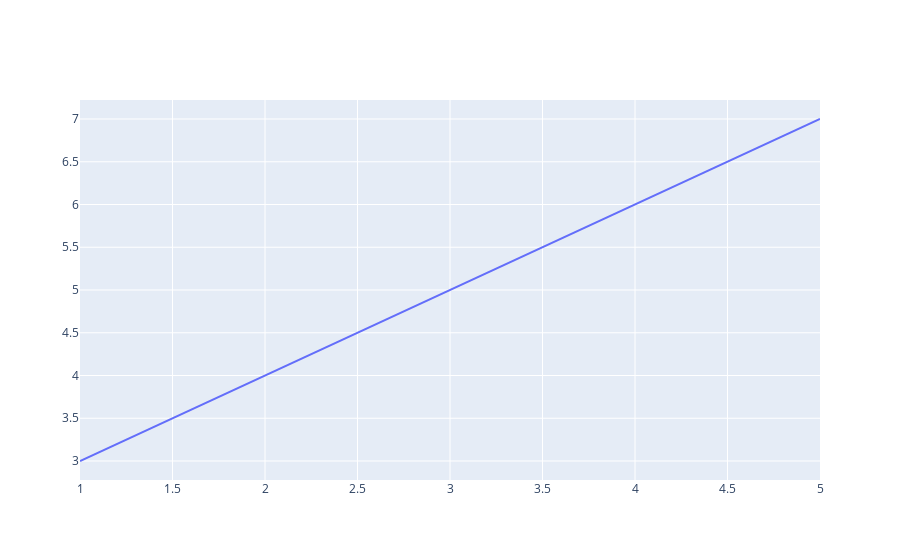

Notebook source saved alongside this figure:
### Code cell
fig = go.Figure()
fig.add_trace(go.Scatter(x=[1,2,3,4,5] , y=[3,4,5,6,7] , mode='lines'))
fig.show()

### Figure 1 — Plotly figure (JSON) as saved in the notebook; plotly's stock layout.template omitted (floating-point values rounded to 4 significant figures)
{"data": [{"mode": "lines", "type": "scatter", "x": [1, 2, 3, 4, 5], "y": [3, 4, 5, 6, 7]}], "layout": {}}
